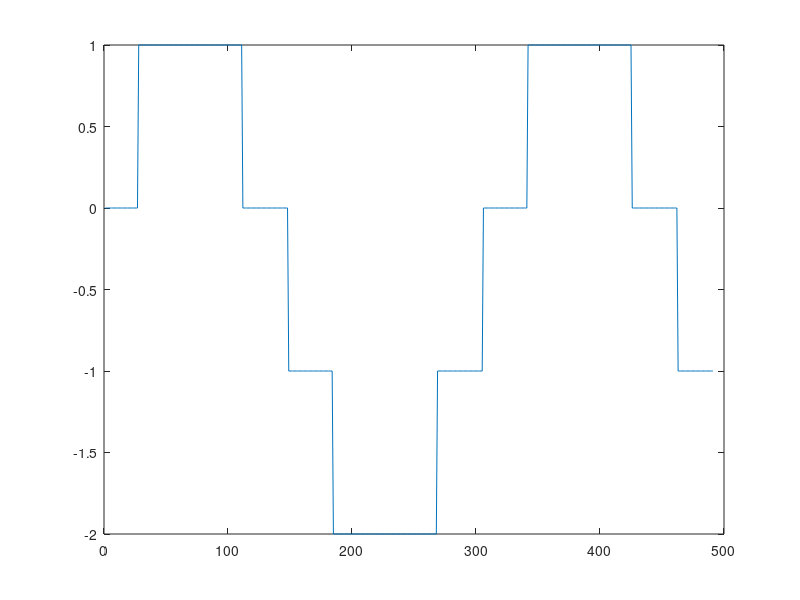

Write the MATLAB code that produced this figure. (Note: this script raises an error after producing the figure.)
%%
%===================================================  Y is Discret
clear all
close all
X=[1:.1:50]';
Y=floor(1.5*sin(X/5));
plot(Y);
LRun=10;
L=length(X);
for i=1:LRun;
    %     yi=Y+i*.3*rand(L,1);
    yi=MakeNoisyDiscret(Y,5*i);
    YY(:,i)=yi;
     [NDAResuult,SettingStr]=NDA(X,yi,'plotStatus','off','NumRandomise',40,'DispString',...
        [' Pleae Wait ',num2str(i),' of ',num2str(LRun),'.'],'ForceSameSize','on','VarNames',{'Y'},'NTry',1,'CutStatus','off',0,'FunctionalizingMethod','variable','Type',0);
    
    NDAVAlue(i)=NDAResuult;
    [RP, RS, RK, pval]=AllCorrs(X,yi);
    RCorr(i,1:3)=[RP, RS, RK];
    figure
    hold on
    plot(X,Y);
    plot(X,yi,'*');
    title(['NDA=',num2str(NDAResuult),' P=',num2str(RP), ' S=',num2str(RS),' K=',num2str(RK)]);
end
fig=figure;

plot(NDAVAlue,'lineWidth',2);title('Discrete 4 level function','fontsize',20);
xlabel('Noise amplitude','fontsize',18);
ylabel('Correlation','fontsize',18);
hold on
plot(RCorr);legend('NDA', 'Pearson', 'Spearman','Kendall');
%saveas(fig,'Discrete 4 level function','svg')
fig=gcf;
xlabel('x','fontsize',30),ylabel('y','fontsize',30);
%saveas(fig,'y_yDiscret4Level','svg')
% %% Spearman,Pearman,Kendall versus NDA 
% close all
% fig1=figure;
% plot(NDAVAlue',RCorr(:,1),'*')
% title('Pearson versus NDA','fontsize',20)
% xlabel('NDA','fontsize',22)
% ylabel('Pearson','fontsize',22);
% x=1:.1:1;
% y = 1.3*x.^4 - 1.7*x.^3 - 0.57*x.^2 + 1.8*x + 0.26;
% hold  on
% plot(NDAVAlue,y,'LineWidth',2)
% grid on
% axis equal
% 
% fig2=figure;
% plot(NDAVAlue',RCorr(:,2),'*')
% title('Spearman versus NDA','fontsize',20)
% xlabel('NDA','fontsize',22)
% ylabel('Spearman','fontsize',22);
% x=NDAVAlue;
% %y = 0.42*x.^3 - 1.7*x.^2 + 2*x + 0.22;
% y = 2.2*x.^4 - 3.6*x.^3 + 0.61*x.^2 + 1.6*x + 0.25;
% hold  on
% plot(NDAVAlue,y,'LineWidth',2)
% grid on
% axis equal
% 
% fig3=figure;
% plot(NDAVAlue',RCorr(:,3),'*')
% title('Kendall versus NDA','fontsize',20)
% xlabel('NDA','fontsize',22)
% ylabel('Kendall','fontsize',22);
% %y = 0.26*x.^3 - 0.79*x.^2 + 1.4*x + 0.15;
% y = 1.4*x.^4 - 2.3*x.^3 + 0.67*x.^2 + 1.1*x + 0.17;
% hold  on
% plot(NDAVAlue,y,'LineWidth',2)
% grid on
% axis equal
% % saveas(fig1,'Pearson versus NDA','svg')
% % saveas(fig2,'Spearman versus NDA','svg')
% % saveas(fig3,'Kendall versus NDA','svg')
% axis equal
